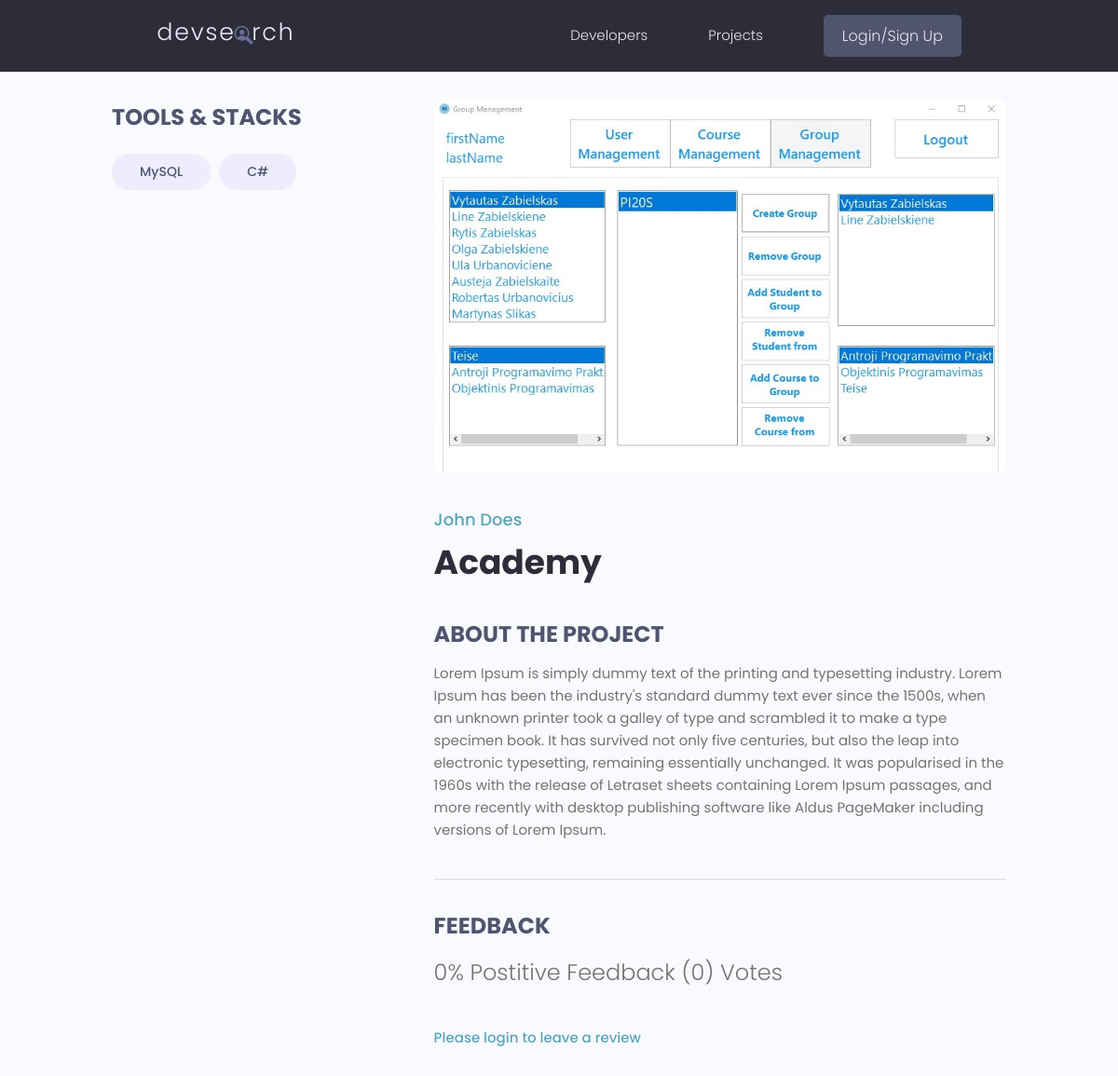
/projects/project/8df69f12-3550-43ca-af03-328e007ee8eb/, run on an earlier commit of the app's database.
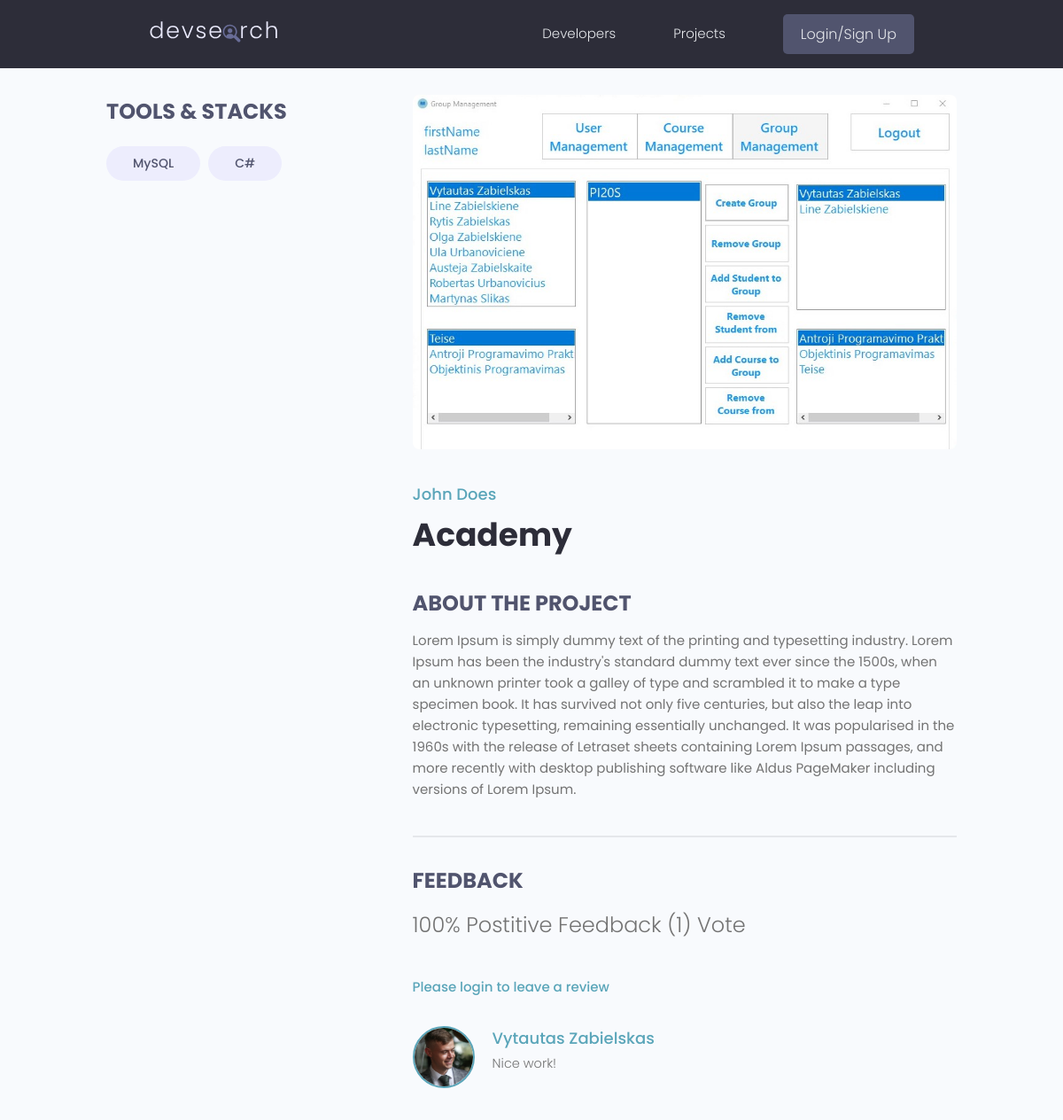
And on a later commit of the database.
### projects/models.py (models this page shows, shortened)
class Tag(models.Model):
    name = models.CharField(max_length=200)
    created = models.DateTimeField(auto_now_add=True)
    id = models.UUIDField(default=uuid.uuid4, unique=True, primary_key=True, editable=False)
    def __str__(self):
        return self.name

class Project(models.Model):
    owner = models.ForeignKey(Profile, null=True, blank=True, on_delete=models.SET_NULL)
    title = models.CharField(max_length=200)
    description = models.TextField(null=True, blank=True)
    featured_image = models.ImageField(null=True, blank=True, default="default.jpg")
    demo_link = models.CharField(max_length=2000, null=True, blank=True)
    source_link = models.CharField(max_length=2000, null=True, blank=True)
    tags = models.ManyToManyField("Tag", blank=True)
    vote_total = models.IntegerField(default=0, null=True, blank=True)
    vote_ratio = models.IntegerField(default=0, null=True, blank=True)
    created = models.DateTimeField(auto_now_add=True)
    id = models.UUIDField(default=uuid.uuid4, unique=True, primary_key=True, editable=False)
    class Meta:
        ordering = ["-vote_ratio", "-vote_total"]
    @property
    def reviewers(self):
        queryset = self.review_set.all().values_list("owner__id", flat=True)
        return queryset

class Review(models.Model):
    VOTE_TYPE = (
        ("up", "Up Vote"),
        ("down", "Down Vote")
    )
    owner = models.ForeignKey(Profile, on_delete=models.CASCADE, null=True)
    project = models.ForeignKey(Project, on_delete=models.CASCADE)
    body = models.TextField(null=True, blank=True)
    value = models.CharField(max_length=200, choices=VOTE_TYPE)
    created = models.DateTimeField(auto_now_add=True)
    id = models.UUIDField(default=uuid.uuid4, unique=True, primary_key=True, editable=False)
    class Meta:
        unique_together = [["owner", "project"]]

### users/models.py (models this page shows, shortened)
class Profile(models.Model):
    user = models.OneToOneField(User, on_delete=models.CASCADE, null=True, blank=True)
    name = models.CharField(max_length=200, null=True, blank=True)
    email = models.EmailField(max_length=500, null=True, blank=True)
    username = models.CharField(max_length=200, null=True, blank=True)
    location = models.CharField(max_length=200, null=True, blank=True)
    short_intro = models.CharField(max_length=200, null=True, blank=True)
    bio = models.TextField(null=True, blank=True)
    profile_image = models.ImageField(null=True, blank=True, upload_to="profiles/", default="profiles/user-default.png")
    social_github = models.CharField(max_length=200, null=True, blank=True)
    social_twitter = models.CharField(max_length=200, null=True, blank=True)
    social_linkedin = models.CharField(max_length=200, null=True, blank=True)
    social_youtube = models.CharField(max_length=200, null=True, blank=True)
    social_website = models.CharField(max_length=200, null=True, blank=True)
    created = models.DateTimeField(auto_now_add=True)
    id = models.UUIDField(default=uuid.uuid4, unique=True, primary_key=True, editable=False)

### projects/views.py (the view, shortened to what this page needs)
# urls.py: path("project/<str:pk>/", views.project, name="project"),
def project(request, pk):
    projectObj = Project.objects.get(id=pk)
    form = ReviewForm()
    return render(request, "projects/single-project.html", {"project" : projectObj, "form" : form})

### projects/templates/projects/single-project.html (shortened to what this page needs)
{% extends "main.html" %} {% block content %}
<main class="singleProject my-md">
    <div class="container">
        <div class="layout">
            <div class="column column--1of3">
                <h3 class="singleProject__subtitle">Tools & Stacks</h3>
                <div class="singleProject__toolStack">
                    {% for tag in project.tags.all %}
                    <span class="tag tag--pill tag--sub tag--lg">
                        <small>{{tag}}</small>
                    </span>
                    {% endfor %}
                </div>
            </div>
            <div class="column column--2of3">
                <img
                    class="singleProject__preview"
                    src="{{ project.featured_image.url }}"
                    alt="portfolio thumbnail"
                />
                <a href="profile.html" class="singleProject__developer">{{project.owner.name}}</a>
                <h2 class="singleProject__title">{{ project.title }}</h2>
                <h3 class="singleProject__subtitle">About the Project</h3>
                <div class="singleProject__info">{{ project.description }}</div>
                <div class="comments">
                    <h3 class="singleProject__subtitle">Feedback</h3>
                    <h5 class="project--rating">
                        {{ project.vote_ratio }}% Postitive Feedback
                        ({{project.vote_total}})
                        Vote{{project.vote_total|pluralize:"s"}}
                    </h5>
                    {% if request.user.profile.id in project.reviewers %}
                        <p>You have already submitted your review for this project</p>
                    {% elif request.user.profile == project.owner %}
                        <p>You cannot review your own work</p>
                    {% else %}
                     <a href="{% url 'login' %}?next={{request.path}}">Please login to leave a review</a>
                    {% endif %}
                    <div class="commentList">
                        {% for review in project.review_set.all %}
                        {% if review.body %}
                        <div class="comment">
                            <a href="{% url 'user-profile' review.owner.id %}">
                                <img class="avatar avatar--md" src="{{review.owner.profile_image.url}}" alt="user" />
                            </a>
                            <div class="comment__details">
                                <a href="{% url 'user-profile' review.owner.id %}" class="comment__author">{{review.owner.name}}</a>
                                <p class="comment__info">{{review.body|linebreaksbr}}</p>
                            </div>
                        </div>
                        {% endif %}
                        {% endfor %}
                    </div>
                </div>
            </div>
        </div>
    </div>
</main>
{% endblock content %}

What changed in the data, as far as the page shows it:
changed Project "Academy": vote_ratio "0" → "100"; vote_total "0" → "1"
added Review: owner.profile_image (picture), owner.name "Vytautas Zabielskas", body "Nice work!"
